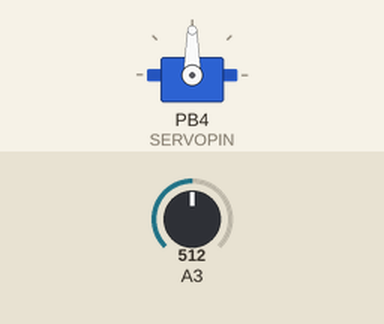
A program run on a simulated ATtiny85, built with avr-gcc and run on an emulated ATtiny85. Parts: servo. The test bench sets the inputs (shaded band); at power-on: A3 = 512.

Above: at 11.2 s.
11.3 s: A3 set to 716
At 12.2 s:
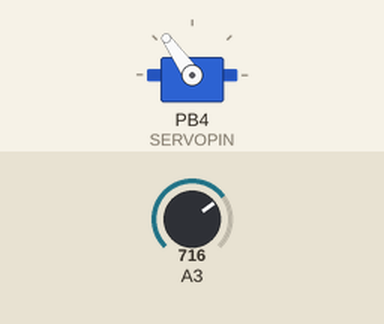
12.8 s: A3 set to 900
At 13.6 s:
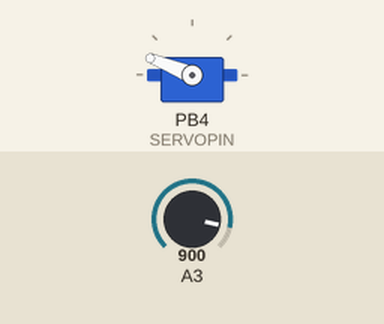
14.3 s: A3 set to 306
At 15.5 s:
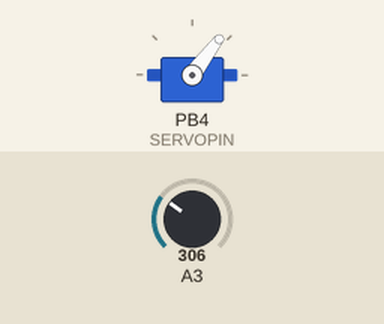
15.8 s: A3 set to 122
At 17.0 s:
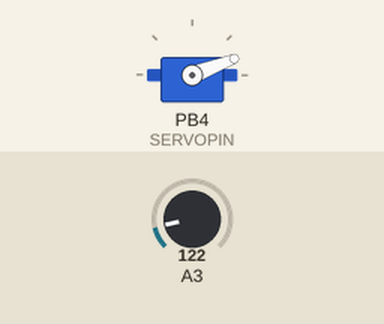
17.3 s: A3 set to 0
At 17.8 s:
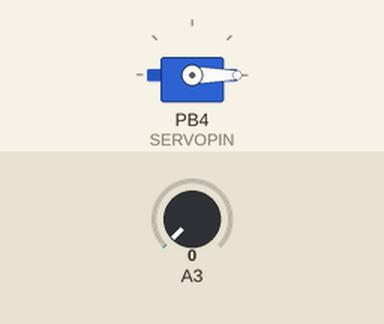
18.8 s: A3 set to 1023
At 19.2 s:
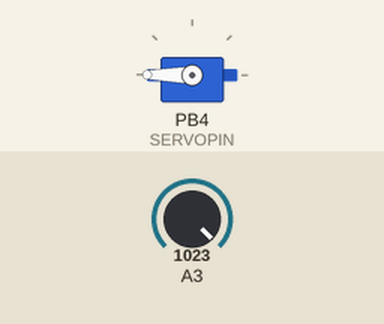
Timing chart, 0 to 21.3 s (numbered marks = the images above; inputs shaded):
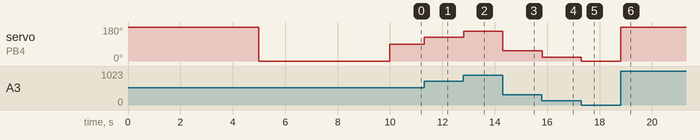

Measured:
- after the input at 11.3 s, servo on PB4 (SERVOPIN): 90° → 125° at once
- after the input at 12.8 s, servo on PB4 (SERVOPIN): 125° → 158° at once
- after the input at 14.3 s, servo on PB4 (SERVOPIN): 158° → 53° at once
- after the input at 15.8 s, servo on PB4 (SERVOPIN): 53° → 21° at once
- after the input at 17.3 s, servo on PB4 (SERVOPIN): 21° → 0° at once
- after the input at 18.8 s, servo on PB4 (SERVOPIN): 0° → 180° at once

The program:

main.cpp
```cpp
#include "Arduino.h"
#include <Adafruit_SoftServo.h>

#define SERVOPIN 4 // Pin for the ESC

#define POTPIN 3  // analog pin used to connect the potentiometer

Adafruit_SoftServo servo;

void setup() {
  OCR0A = 0xAF;             // any number is OK
  TIMSK |= _BV(OCIE0A);     // Turn on the compare interrupt (below!)
  servo.attach(SERVOPIN);

  // Automatic calibration of the ESC
  servo.write(180);
  delay(5000);
  servo.write(0);
  delay(5000);
}

void loop() {
  int potValue;
  int speed;
  potValue = analogRead(POTPIN);
  speed = map(potValue, 0, 1023, 0, 180);
  servo.write(speed);
  delay(15);
}

volatile uint8_t counter = 0;
SIGNAL(TIMER0_COMPA_vect) {
  counter += 2;
  if (counter >= 20) {
    counter = 0;
    servo.refresh();
  }
}
```
